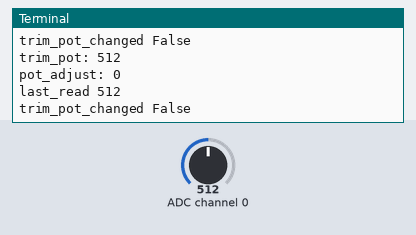
This program was run on a simulated Raspberry Pi (BCM pin numbers). On the bench: the last lines printed to the terminal. The inputs (shaded band) are chosen by the test bench; at power-on: ADC channel 0 = 512 (analog values on the 0–1023 scale). Sound played through the audio output is not drawn and takes no time.

Above: at 1.2 s.
1.3 s: ADC channel 0 set to 716
At 1.9 s:
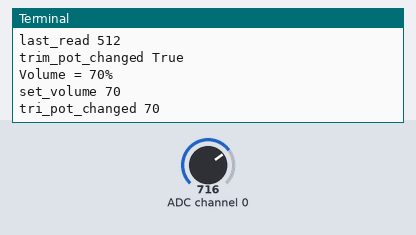
2.8 s: ADC channel 0 set to 900
At 3.5 s:
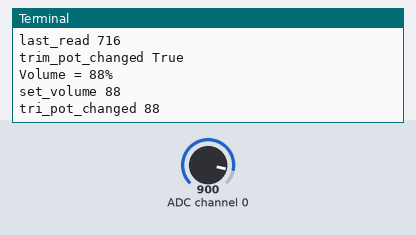
Timing chart, 0 to 5.8 s (numbered marks = the images above; inputs shaded):
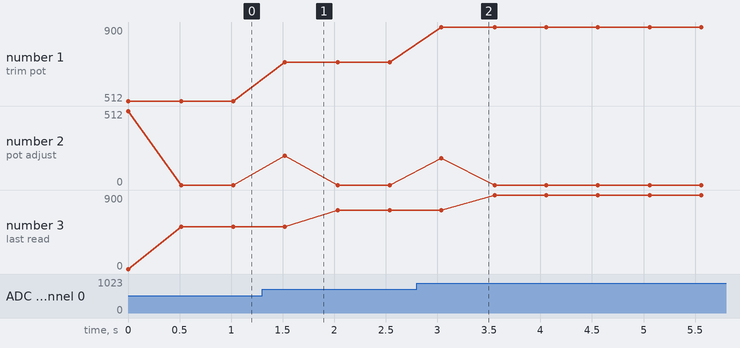

Measured:
- after the input at 1.3 s, the terminal: prints a new line after 0.22 s (image 1)
- after the input at 2.8 s, the terminal: prints a new line after 0.24 s (image 2)
- plotted number 1: 512 → 716 after the input at 1.3 s, 716 → 900 after the input at 2.8 s
- plotted number 3: 512 → 716 after the input at 1.3 s, 716 → 900 after the input at 2.8 s

The program:

raspi-adc-pot.py
```python
import time
import os
import RPi.GPIO as GPIO

GPIO.setmode(GPIO.BCM)
DEBUG = 1

# read SPI data from MCP3008 chip, 8 possible adc's (0 thru 7)
def readadc(adcnum, clockpin, mosipin, misopin, cspin):
        if ((adcnum > 7) or (adcnum < 0)):
                return -1
        GPIO.output(cspin, True)

        GPIO.output(clockpin, False)  # start clock low
        GPIO.output(cspin, False)     # bring CS low

        commandout = adcnum
        commandout |= 0x18  # start bit + single-ended bit
        commandout <<= 3    # we only need to send 5 bits here
        for i in range(5):
                if (commandout & 0x80):
                        GPIO.output(mosipin, True)
                else:
                        GPIO.output(mosipin, False)
                commandout <<= 1
                GPIO.output(clockpin, True)
                GPIO.output(clockpin, False)

        adcout = 0
        # read in one empty bit, one null bit and 10 ADC bits
        for i in range(12):
                GPIO.output(clockpin, True)
                GPIO.output(clockpin, False)
                adcout <<= 1
                if (GPIO.input(misopin)):
                        adcout |= 0x1

        GPIO.output(cspin, True)

        adcout >>= 1       # first bit is 'null' so drop it
        return adcout

# change these as desired - they're the pins connected from the
# SPI port on the ADC to the Cobbler
SPICLK = 18
SPIMISO = 23
SPIMOSI = 24
SPICS = 25

# set up the SPI interface pins
GPIO.setup(SPIMOSI, GPIO.OUT)
GPIO.setup(SPIMISO, GPIO.IN)
GPIO.setup(SPICLK, GPIO.OUT)
GPIO.setup(SPICS, GPIO.OUT)

# 10k trim pot connected to adc #0
potentiometer_adc = 0;

last_read = 0       # this keeps track of the last potentiometer value
tolerance = 5       # to keep from being jittery we'll only change
                    # volume when the pot has moved more than 5 'counts'

while True:
        # we'll assume that the pot didn't move
        trim_pot_changed = False

        # read the analog pin
        trim_pot = readadc(potentiometer_adc, SPICLK, SPIMOSI, SPIMISO, SPICS)
        # how much has it changed since the last read?
        pot_adjust = abs(trim_pot - last_read)

        if DEBUG:
                print "trim_pot:", trim_pot
                print "pot_adjust:", pot_adjust
                print "last_read", last_read

        if ( pot_adjust > tolerance ):
               trim_pot_changed = True

        if DEBUG:
                print "trim_pot_changed", trim_pot_changed

        if ( trim_pot_changed ):
                set_volume = trim_pot / 10.24           # convert 10bit adc0 (0-1024) trim pot read into 0-100 volume level
                set_volume = round(set_volume)          # round out decimal value
                set_volume = int(set_volume)            # cast volume as integer

                print 'Volume = {volume}%' .format(volume = set_volume)
                set_vol_cmd = 'sudo amixer cset numid=1 -- {volume}% > /dev/null' .format(volume = set_volume)
                os.system(set_vol_cmd)  # set volume

                if DEBUG:
                        print "set_volume", set_volume
                        print "tri_pot_changed", set_volume

                # save the potentiometer reading for the next loop
                last_read = trim_pot

        # hang out and do nothing for a half second
        time.sleep(0.5)
```
